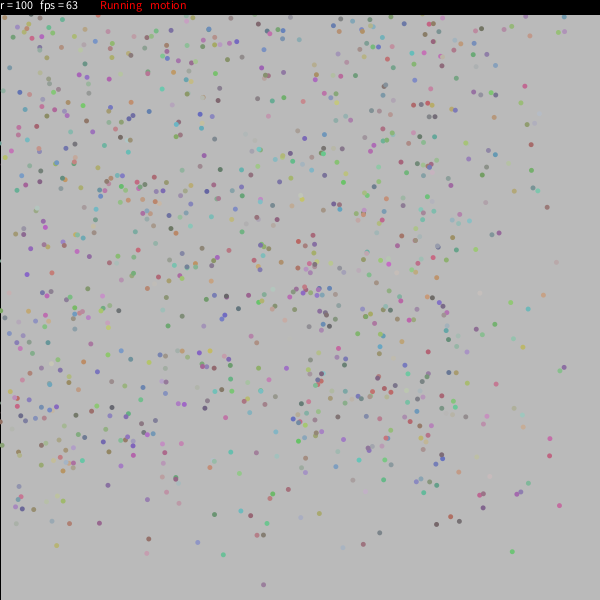
Frame 1 (no input)
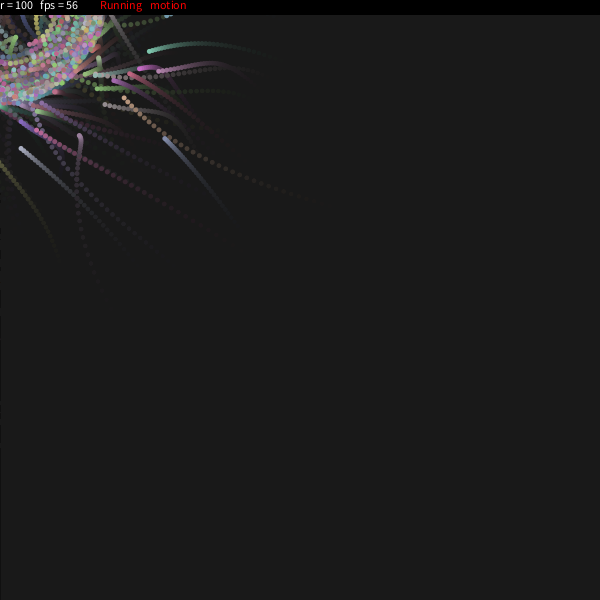
Frame 60 (the mouse pressed at the canvas centre just before this capture)
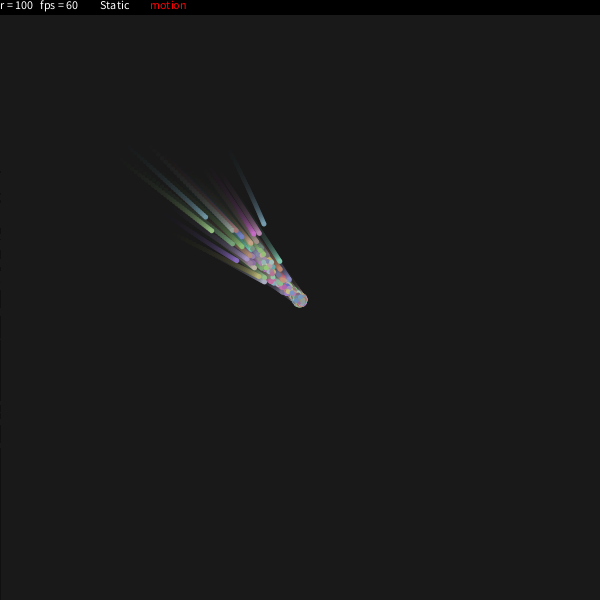
Frame 120 (the mouse held since frame 60 and released just before this capture)

The Processing sketch that drew these frames (run headless with seeded random() and noise(); from frame 60 on, the mouse is pressed at the canvas centre):

// Processing sketch: sketch___5
// ── sketch___5.pde
int num = 1000;
float mts = PI/24;
int r = 100;
int rdtr = 5;
int rdu = 5;

PVector v[]=new PVector[num];
boolean mv = true;
boolean mo = true;
color c[] = new color[num];
float theta[] = new float[num];
float mtheta[] = new float[num];
float dtheta[] = new float[num];
float easing[] = new float[num];
int rdt[] = new int[num];
void setup() {
  colorMode(RGB, 255, 255, 255);
  size(600, 600);
  for (int i =0; i<num-1; i++) {
    c[i] = color(random(100, 200), random(100, 200), random(100, 200));
    v[i] = new PVector(random(width), random(height));
    theta[i] = round(random(360));
    dtheta[i] = random(mts);
    mtheta[i] = theta[i]/180*PI;
    rdt[i] = round(random(-rdtr, rdtr));
    easing[i] = random(0.02, 0.3);
  }
  frameRate(60);
}
void draw() {
  fill(25, 25, 25, 25);
  rect(0, 0, width, height);
  pushMatrix();
  noStroke();
  if (mv) {
    if (mo) {
      for (int i = 0; i<num-1; i++) {
        mtheta[i] += dtheta[i];
        v[i].lerp(mouseX+cos(mtheta[i])*(rdt[i]+r), mouseY+sin(mtheta[i])*(rdt[i]+r), 0, easing[i]);
        fill(c[i]);
        ellipse(v[i].x, v[i].y, rdu, rdu);
      }
    }
    if (!mo) {
      for (int i = 0; i<num-1; i++) {
        v[i].lerp(mouseX+cos(mtheta[i])*(rdt[i]+r), mouseY+sin(mtheta[i])*(rdt[i]+r), 0, easing[i]);
        fill(c[i]);
        ellipse(v[i].x, v[i].y, rdu, rdu);
      }
    }
  }
  if (!mv) {
    if (mo) {
      for (int i = 0; i<num-1; i++) {
        mtheta[i] += dtheta[i];
        v[i].lerp(mouseX+cos(mtheta[i])*rdt[i], mouseY+sin(mtheta[i])*rdt[i], 0, easing[i]);
        fill(c[i]);
        ellipse(v[i].x, v[i].y, rdu, rdu);
      }
    }
    if (!mo) {
      for (int i = 0; i<num-1; i++) {
        v[i].lerp(mouseX+cos(mtheta[i])*rdt[i], mouseY+sin(mtheta[i])*rdt[i], 0, easing[i]);
        fill(c[i]);
        ellipse(v[i].x, v[i].y, rdu, rdu);
      }
    }
  }
  popMatrix();
  fill(0);
  rect(0, 0, width, 15);
  fill(255);
  textAlign(LEFT, TOP);
  text("r = "+r, 0, 0);
  text("fps = "+round(frameRate), 40, 0);
  if (mv) {
    fill(255, 0, 0);
    text("Running", 100, 0);
  }
  if (!mv) {
    text("Static", 100, 0);
  }
  if (mo) {
    fill(255, 0, 0);
    text("motion", 150, 0);
  }
  if (!mo) {
    fill(255);
    text("stop", 150, 0);
  }
}
void mousePressed() {
  mv = !mv;
}
void keyPressed() {
  if (key == 's'||key == 'S') {
    mo =!mo;
  }
}
void mouseWheel(MouseEvent event) {
  float e = event.getCount();
  if (e == -1) r+=10;
  if (e == 1) r-=10;
}
